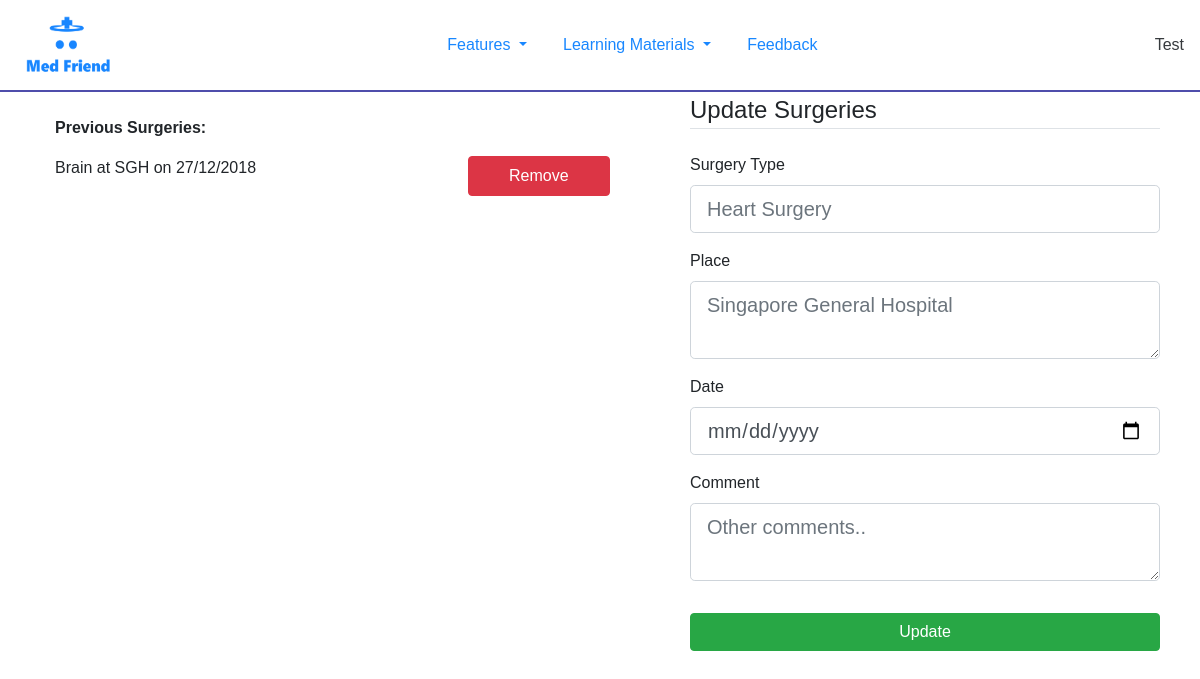
The page /UpdateSurgeries (signed in) on the database as committed earlier.
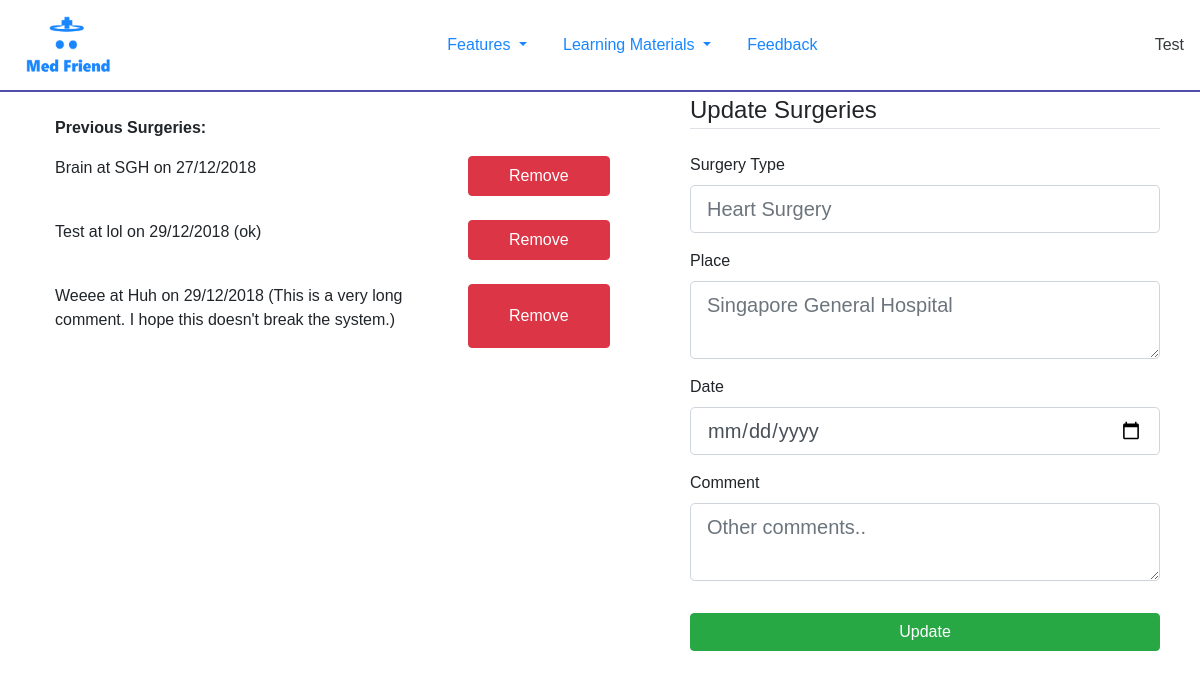
The same page on the database as committed later.
### Flask/Models.py (models this page shows, shortened)
class Surgeries(db.Model):
    id = db.Column(db.Integer, primary_key=True)
    surgery_type = db.Column(db.String(100), nullable=True)
    date = db.Column(db.DateTime, nullable=True, default=datetime.utcnow)
    place = db.Column(db.String(100), nullable=True)
    comments = db.Column(db.String(100), nullable=True)
    user_id = db.Column(db.Integer, db.ForeignKey('user.id'),nullable=False)

### Flask/routes.py (the view)
@app.route("/UpdateSurgeries", methods = ['POST', 'GET'])
@login_required
def Previous_Surgeries():
    form = Previous_Surgeries_Form()
    if form.validate_on_submit():
        surgery = Surgeries(date=form.date.data,
                            surgery_type=form.surgery_type.data,
                            place=form.place.data,
                            comments=form.comment.data,
                            user_id=current_user.id)
        db.session.add(surgery)
        db.session.commit()
        flash(f'Your personal details have been updated', 'success')
        return redirect(url_for('profile_history'))
    else:
        form.date.data = datetime.datetime.utcnow()
    return render_template('update forms.html', title="Update Surgeries", form=form)

### Flask/Forms.py
class Previous_Surgeries_Form(FlaskForm):
    surgery_type = StringField('Surgery Type', validators=[])
    date = DateField('Date', format='%d/%m/%Y')
    place = TextAreaField("Place", validators=[])
    comment = TextAreaField("Comment", validators=[])
    submit = SubmitField("Update")

### Flask/Models.py (called while the page is built)
@login_manager.user_loader
def load_user(user_id):
    return User.query.get(int(user_id))

### Flask/templates/update forms.html (shortened to what the changed rows need)
{% extends "layout.html" %}
{% block content %}
{% if title == "Update Personal Details" %}
<div class="container">
    <form action="" method="post">
        {{ form.hidden_tag() }}
        <fieldset class="form-group">
            <legend class="border-bottom mb-4">Personal Profile</legend>
            <div class="form-group">
                {{ form.full_name.label(class="form-control-label") }}
                {% if form.full_name.errors %}
                {{ form.full_name(class="form-control form-control-lg is-invalid", placeholder="John Doe") }}
                <div class="invalid-feedback">
                    {% for error in form.full_name.errors %}
                    <span>{{ error }}</span>
                    {% endfor %}
                </div>
                {% else %}
                {{ form.full_name(class="form-control form-control-lg", placeholder="John Doe") }}
                {% endif %}
            </div>
            <div class="form-group">
                {{ form.nric.label(class="form-control-label") }}
                {% if form.nric.errors %}
                {{ form.nric(class="form-control form-control-lg is-invalid", placeholder="S1234567A") }}
                <div class="invalid-feedback">
                    {% for error in form.nric.errors %}
                    <span>{{ error }}</span>
                    {% endfor %}
                </div>
                {% else %}
                {{ form.nric(class="form-control form-control-lg", placeholder="S1234567A") }}
                {% endif %}
            </div>
            <div class="form-group">
                {{ form.birthday.label(class="form-control-label") }}
                {% if form.birthday.errors %}
                {{ form.birthday(class="form-control form-control-lg is-invalid", placeholder="dd/mm/yyyy") }}
                <div class="invalid-feedback">
                    {% for error in form.birthday.errors %}
                    <span>{{ error }}</span>
                    {% endfor %}
                </div>
                {% else %}
                {{ form.birthday(class="form-control form-control-lg", placeholder="dd/mm/yyyy") }}
                {% endif %}
            </div>
            <div class="form-group">
                {{ form.sex.label(class="form-control-label") }}
                {% if form.sex.errors %}
                {{ form.sex(class="form-control form-control-lg is-invalid") }}
                <div class="invalid-feedback">
                    {% for error in form.sex.errors %}
                    <span>{{ error }}</span>
                    {% endfor %}
                </div>
                {% else %}
                {{ form.sex(class="form-control form-control-lg") }}
                {% endif %}
            </div>
            <div class="form-group">
                {{ form.address.label(class="form-control-label") }}
                {% if form.address.errors %}
                {{ form.address(class="form-control form-control-lg is-invalid", placeholder="Blk 123 #45-67") }}
                <div class="invalid-feedback">
                    {% for error in form.address.errors %}
                    <span>{{ error }}</span>
                    {% endfor %}
                </div>
                {% else %}
                {{ form.address(class="form-control form-control-lg", placeholder="Blk 123 #45-67") }}
                {% endif %}
            </div>
        </fieldset>
        {{ form.submit(class="btn btn-success btn-block col-12") }}
    </form>
</div>
{% elif title in ["Update Admissions", "Update Surgeries", "Update Blood Transfusion"] %}
<div class="container-fluid">
    <div class="row justify-content-around">
        <div class="col-6">
            {% if title == "Update Surgeries" %}
            {% if current_user.surgeries %}
            <div class="col vh-history">
                <br>
                <p>
                    {% for i in range(current_user.surgeries|length) %}
                    {% if current_user.surgeries[i] %}
                    <div class="row">
                        <p class="col">
                            {{ current_user.surgeries[i].surgery_type }} at
                            {{ current_user.surgeries[i].place }} on
                            {{current_user.surgeries[i].date.strftime('%d/%m/%Y') }}
                            {% if current_user.surgeries[i].comments != '' %}
                            ({{ current_user.surgeries[i].comments }})
                            {% endif %}
                        </p>
                        <button class="btn btn-danger col-3"> Remove </button>
                    </div>
                    <br>
                    {% endif %}
                    {% endfor %}
                </p>
            </div>
            {% else %}
            <div class="row justify-content-center">
                <h4 class="text-center col-12"> No past surgeries recorded. </h4>
            </div>
            {% endif %}
            {% endif %}
        </div>
    </div>
</div>
{% endif %}
{% endblock %}

Rows that differ between the two databases and show on the page:
added Surgeries: surgery_type "Test", place "lol", date "29/12/2018", comments "ok"
added Surgeries: surgery_type "Weeee", place "Huh", date "29/12/2018", comments "This is a very long comment. I hope this doesn't break the system."
Other text that changed with them:
new list line: "at on ( ) Remove"
